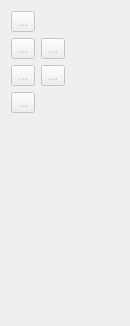
      <widget class="QWidget" name="page_7">
       <property name="geometry">
        <rect>
         <x>0</x>
         <y>0</y>
         <width>130</width>
         <height>326</height>
        </rect>
       </property>
       <attribute name="icon">
        <iconset resource="../../libs/vmisc/share/resources/icon.qrc">
         <normaloff>:/icon/16x16/operations.png</normaloff>:/icon/16x16/operations.png</iconset>
       </attribute>
       <attribute name="label">
        <string>Operations</string>
       </attribute>
       <attribute name="toolTip">
        <string>Operations</string>
       </attribute>
       <layout class="QFormLayout" name="formLayout_7">
        <item row="0" column="0">
         <widget class="QToolButton" name="toolButtonPointerOperations">
          <property name="enabled">
           <bool>false</bool>
          </property>
          <property name="toolTip">
           <string>Tool pointer</string>
          </property>
          <property name="text">
           <string notr="true">...</string>
          </property>
          <property name="icon">
           <iconset resource="../../libs/vmisc/share/resources/icon.qrc">
            <normaloff>:/icon/32x32/arrow_cursor.png</normaloff>:/icon/32x32/arrow_cursor.png</iconset>
          </property>
          <property name="iconSize">
           <size>
            <width>32</width>
            <height>32</height>
           </size>
          </property>
          <property name="checkable">
           <bool>true</bool>
          </property>
         </widget>
        </item>
        <item row="1" column="0">
         <widget class="QToolButton" name="toolButtonGroup">
          <property name="enabled">
           <bool>false</bool>
          </property>
          <property name="toolTip">
           <string>Create new group</string>
          </property>
          <property name="text">
           <string notr="true">...</string>
          </property>
          <property name="icon">
           <iconset resource="share/resources/toolicon.qrc">
            <normaloff>:/toolicon/32x32/group_plus.png</normaloff>:/toolicon/32x32/group_plus.png</iconset>
          </property>
          <property name="iconSize">
           <size>
            <width>32</width>
            <height>32</height>
           </size>
          </property>
          <property name="checkable">
           <bool>true</bool>
          </property>
         </widget>
        </item>
        <item row="1" column="1">
         <widget class="QToolButton" name="toolButtonRotation">
          <property name="enabled">
           <bool>false</bool>
          </property>
          <property name="toolTip">
           <string>Rotate objects</string>
          </property>
          <property name="text">
           <string notr="true">...</string>
          </property>
          <property name="icon">
           <iconset resource="share/resources/toolicon.qrc">
            <normaloff>:/toolicon/32x32/rotation.png</normaloff>:/toolicon/32x32/rotation.png</iconset>
          </property>
          <property name="iconSize">
           <size>
            <width>32</width>
            <height>32</height>
           </size>
          </property>
          <property name="checkable">
           <bool>true</bool>
          </property>
         </widget>
        </item>
        <item row="2" column="0">
         <widget class="QToolButton" name="toolButtonFlippingByLine">
          <property name="enabled">
           <bool>false</bool>
          </property>
          <property name="toolTip">
           <string>Flipping objects by line</string>
          </property>
          <property name="text">
           <string notr="true">...</string>
          </property>
          <property name="icon">
           <iconset resource="share/resources/toolicon.qrc">
            <normaloff>:/toolicon/32x32/flipping_line.png</normaloff>:/toolicon/32x32/flipping_line.png</iconset>
          </property>
          <property name="iconSize">
           <size>
            <width>32</width>
            <height>32</height>
           </size>
          </property>
          <property name="checkable">
           <bool>true</bool>
          </property>
         </widget>
        </item>
        <item row="2" column="1">
         <widget class="QToolButton" name="toolButtonFlippingByAxis">
          <property name="enabled">
           <bool>false</bool>
          </property>
          <property name="toolTip">
           <string>Flipping objects by axis</string>
          </property>
          <property name="text">
           <string notr="true">...</string>
          </property>
          <property name="icon">
           <iconset resource="share/resources/toolicon.qrc">
            <normaloff>:/toolicon/32x32/flipping_axis.png</normaloff>:/toolicon/32x32/flipping_axis.png</iconset>
          </property>
          <property name="iconSize">
           <size>
            <width>32</width>
            <height>32</height>
           </size>
          </property>
          <property name="checkable">
           <bool>true</bool>
          </property>
         </widget>
        </item>
        <item row="3" column="0">
         <widget class="QToolButton" name="toolButtonMove">
          <property name="enabled">
           <bool>false</bool>
          </property>
          <property name="toolTip">
           <string>Move objects</string>
          </property>
          <property name="text">
           <string notr="true">...</string>
          </property>
          <property name="icon">
           <iconset resource="share/resources/toolicon.qrc">
            <normaloff>:/toolicon/32x32/move.png</normaloff>:/toolicon/32x32/move.png</iconset>
          </property>
          <property name="iconSize">
           <size>
            <width>32</width>
            <height>32</height>
           </size>
          </property>
          <property name="checkable">
           <bool>true</bool>
          </property>
         </widget>
        </item>
       </layout>
      </widget>
